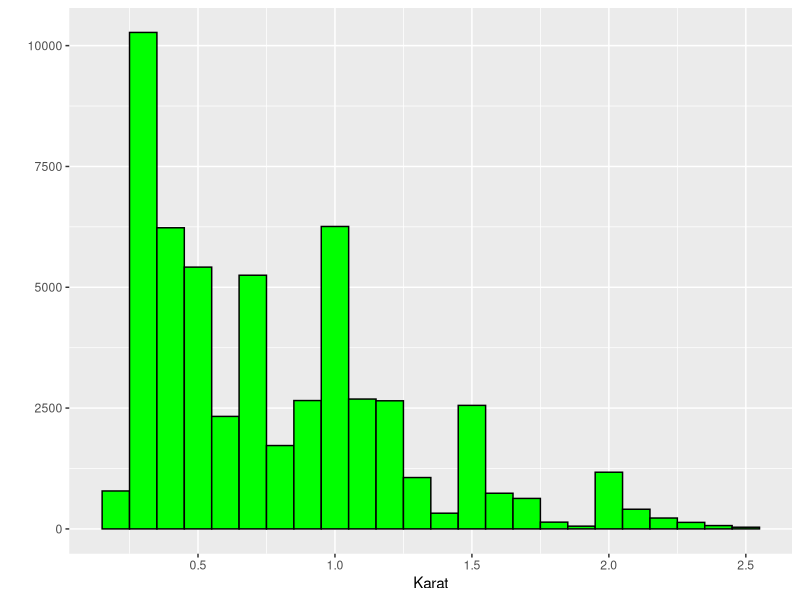
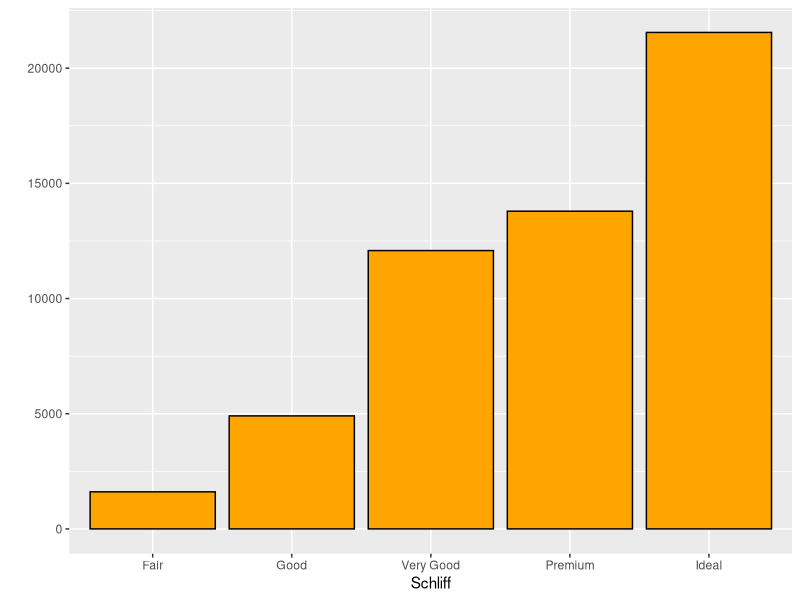
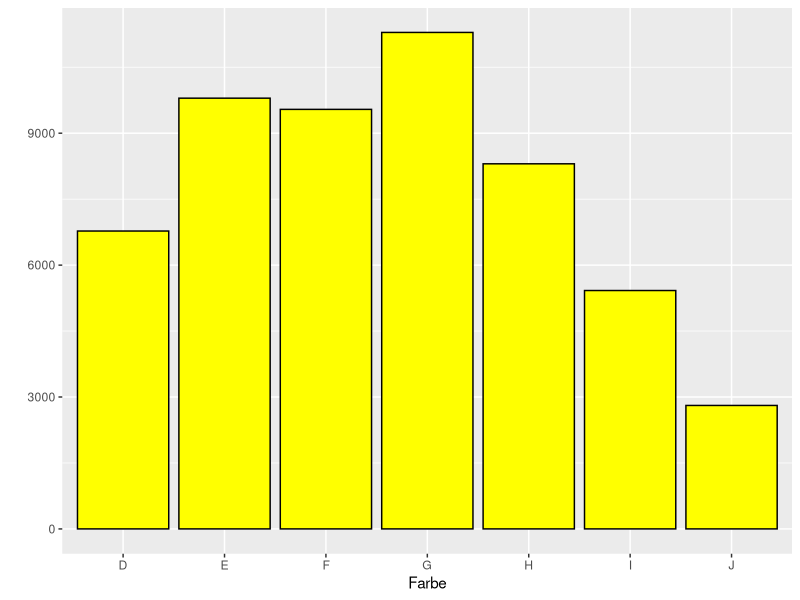

The R source for these figures, in order:
## ---- chunk 1
library(ggplot2)
library(dplyr)
knitr::opts_chunk$set(fig.width = 5, fig.asp = 1/3)

diamonds.cut <- 2.5
smaller <- diamonds %>%
  filter(carat <= diamonds.cut)
## ---- chunk 2
bigDiamonds <- diamonds %>% 
  arrange(desc(carat)) %>% 
  head(50) %>% 
  select(carat, cut, color, price)

head(bigDiamonds)
## ---- chunk 3
ggplot(smaller, aes(carat)) + 
  geom_histogram(binwidth = 0.1, fill="green", color="black") +
  labs(
    x = "Karat",
    y = ""
  )
## ---- chunk 4
ggplot(diamonds, aes(cut)) + 
  geom_bar( fill="orange", color="black") +
  labs(
    x = "Schliff",
    y = ""
  )
## ---- chunk 5
ggplot(diamonds, aes(color)) + 
  geom_bar(fill="yellow", color="black") +
  labs(
    x = "Farbe",
    y = ""
  )
